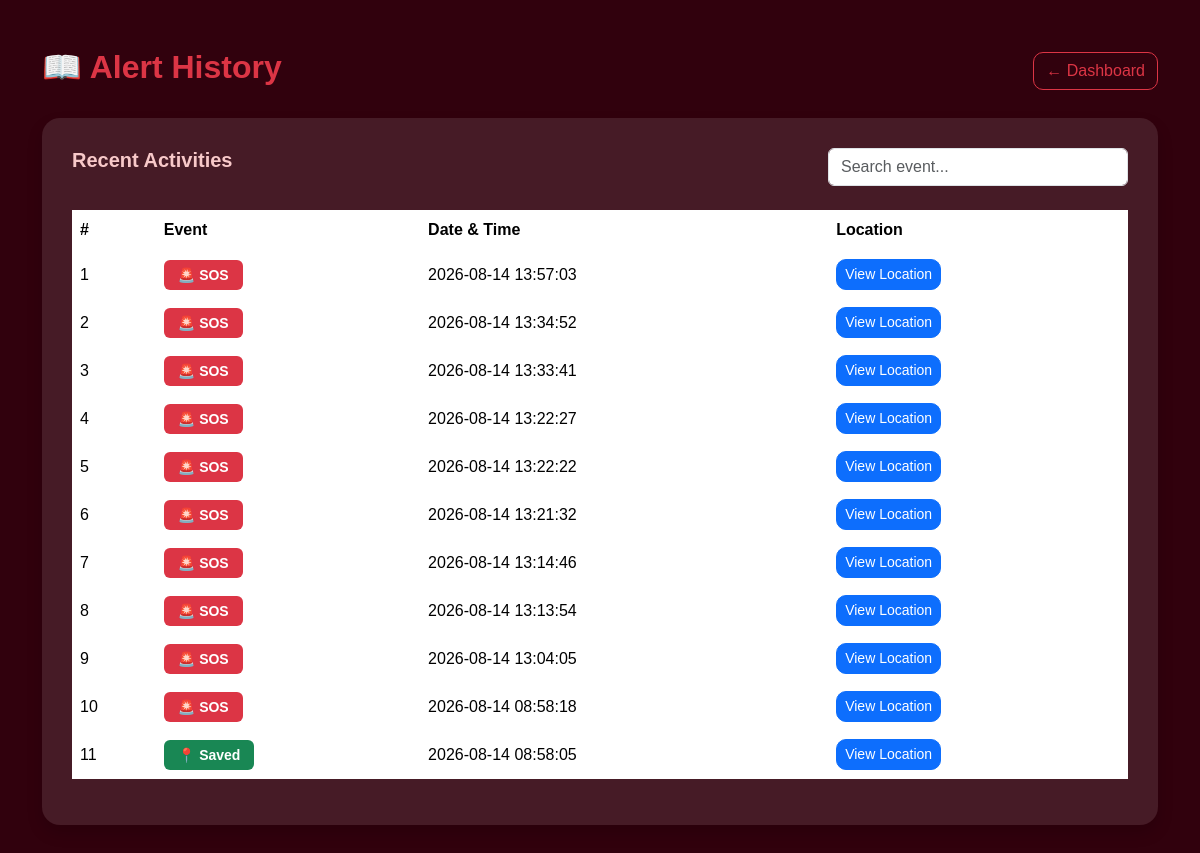
Page /history (signed in) on the earlier database version.
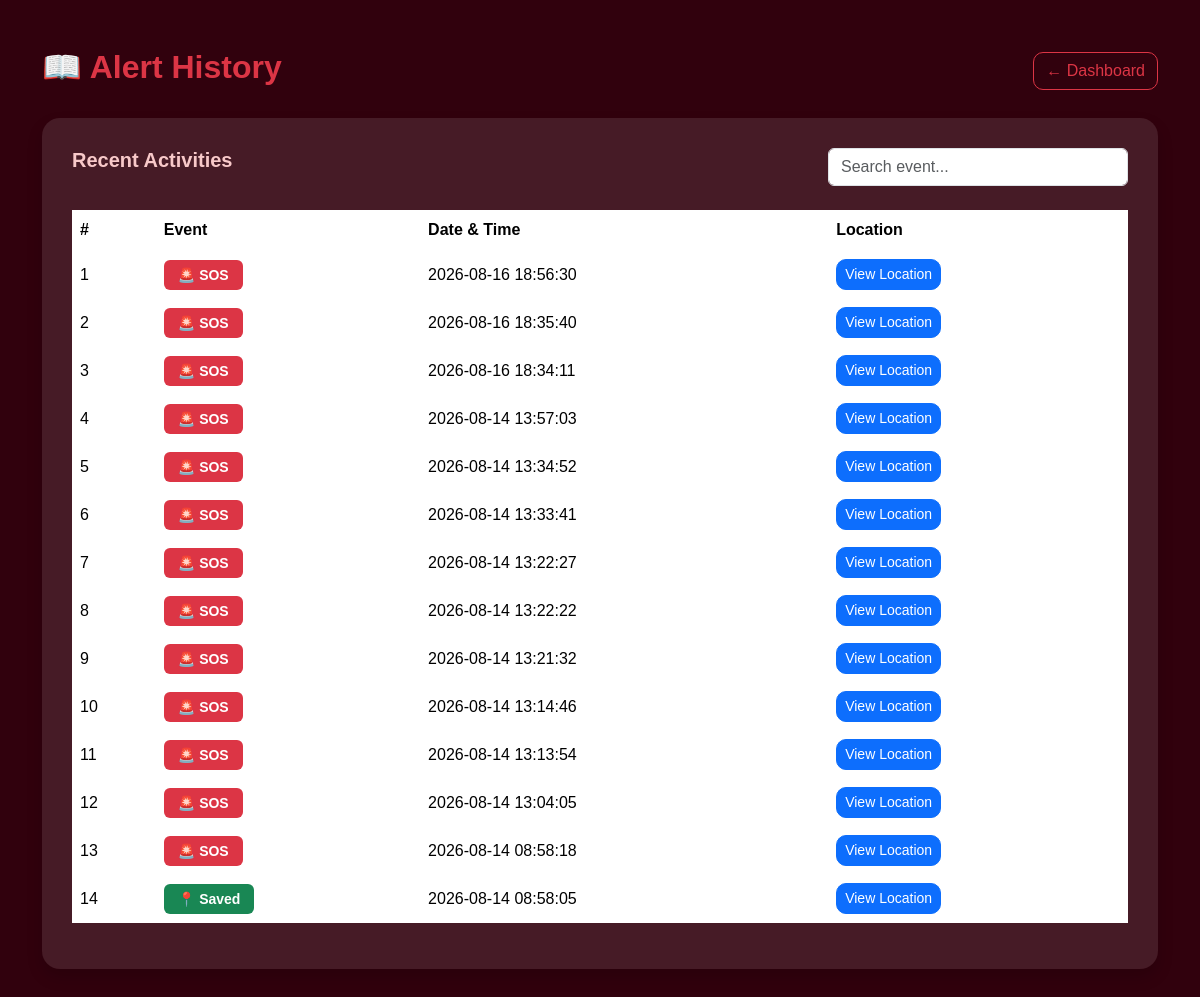
Same page on the later database version.
### tables this page shows
CREATE TABLE locations(
    id INTEGER PRIMARY KEY AUTOINCREMENT,
    user_id INTEGER NOT NULL,
    latitude REAL NOT NULL,
    longitude REAL NOT NULL,
    event_type TEXT NOT NULL,
    created_at TIMESTAMP DEFAULT CURRENT_TIMESTAMP,
    FOREIGN KEY(user_id) REFERENCES users(id)
);

### app.py (the view)
@app.route("/history")
def history():
    if "user_id" not in session:
        return redirect(url_for("login"))
    conn = sqlite3.connect(DATABASE)
    cursor = conn.cursor()
    cursor.execute("""

        SELECT id,
               latitude,
               longitude,
               event_type,
               created_at

        FROM locations

        WHERE user_id=?

        ORDER BY created_at DESC

    """,(session["user_id"],))
    history = cursor.fetchall()
    conn.close()
    return render_template(
        "history.html",
        history=history
    )

### app.py (called while the page is built)
@app.context_processor
def inject_language():
    language = "English"
    if "user_id" in session:
        conn = sqlite3.connect(DATABASE)
        conn.row_factory = sqlite3.Row
        cursor = conn.cursor()
        cursor.execute("""
            SELECT language
            FROM user_settings
            WHERE user_id = ?
        """, (session["user_id"],))
        settings = cursor.fetchone()
        conn.close()
        if settings and settings["language"]:
            language = settings["language"]
    return {
        "language": language
    }

### templates/history.html (shortened to what this page needs)
<!DOCTYPE html>
<html lang="en">
<head>
<link href="https://cdn.jsdelivr.net/npm/bootstrap@5.3.3/dist/css/bootstrap.min.css"
rel="stylesheet">
<link rel="stylesheet"
href="{{ url_for('static', filename='dashboard.css') }}">
</head>
<body>
    <div class="container py-5">
        <div class="d-flex justify-content-between align-items-center mb-4">
            <div>
                <h2 class="page-title">
                    📖 Alert History
                </h2>
            </div>
            <div>
                <a href="{{ url_for('dashboard') }}"
                class="btn btn-outline-danger">
                ← Dashboard
                </a>
            </div>
        </div>
        <div class="card shadow history-card">
            <div class="card-body">
                <div class="d-flex justify-content-between mb-4">
                    <h5 class="mb-0">
                        Recent Activities
                    </h5>
                    <input
                    type="text"
                    id="searchInput"
                    class="form-control search-box"
                    placeholder="Search event...">
                </div>
{% if history %}
<div class="table-responsive">
<table class="table table-hover align-middle" id="historyTable">
<thead>
<tr>
<th>#</th>
<th>Event</th>
<th>Date & Time</th>
<th>Location</th>
</tr>
</thead>
<tbody>
{% for item in history %}
<tr>
<td>{{ loop.index }}</td>
<td>
{% if item[3] == "SOS" %}
<span class="badge bg-danger">
🚨 SOS
</span>
{% elif item[3] == "Shared" %}
<span class="badge bg-warning text-dark">
📤 Shared
</span>
{% elif item[3] == "Saved" %}
<span class="badge bg-success">
📍 Saved
</span>
{% else %}
<span class="badge bg-secondary">
{{ item[3] }}
</span>
{% endif %}
</td>
<td>
{{ item[4] }}
</td>
<td>
<a
class="btn btn-sm btn-primary"
href="{{ url_for('location', id=item[0]) }}">
View Location
</a>
</td>
</tr>
{% endfor %}
</tbody>
</table>
</div>
{% endif %}
</div>
</div>
</div>
</body>
</html>

### static/dashboard.css (style rules this page uses)
* { margin: 0; padding: 0; box-sizing: border-box; font-family: 'Trebuchet MS', 'Lucida Sans Unicode', 'Lucida Grande', 'Lucida Sans', Arial, sans-serif; }
html { scroll-behavior: smooth; }
body { background: #31010d; color: #f8c9c9; overflow-x: hidden; }
h1, h2, h3, h4, h5, h6 { font-weight: 600; }
h2 { font-weight: 700; color: #f8c9c9; }
.page-title { font-weight: 700; color: #dc3545; }
.card { border: none; border-radius: 15px; background: rgba(255, 255, 255, 0.1); }
.card-body { padding: 30px; }
.card-body h5 { color: #f8c9c9; }
.history-card { border: none; border-radius: 18px; color: #f8c9c9; }
.table { color: #f8c9c9; }
.table thead { background: #dc3545; color: white; }
.table td, .table th { vertical-align: middle; border-color: rgba(255, 255, 255, 0.08); }
.badge { padding: 8px 14px; font-size: 14px; }
.search-box { max-width: 300px; }
.btn { border-radius: 10px; }

Differences in the rows shown:
added locations: event_type "🚨 SOS", created_at "2026-08-16 18:56:30"
added locations: event_type "🚨 SOS", created_at "2026-08-16 18:35:40"
added locations: event_type "🚨 SOS", created_at "2026-08-16 18:34:11"
